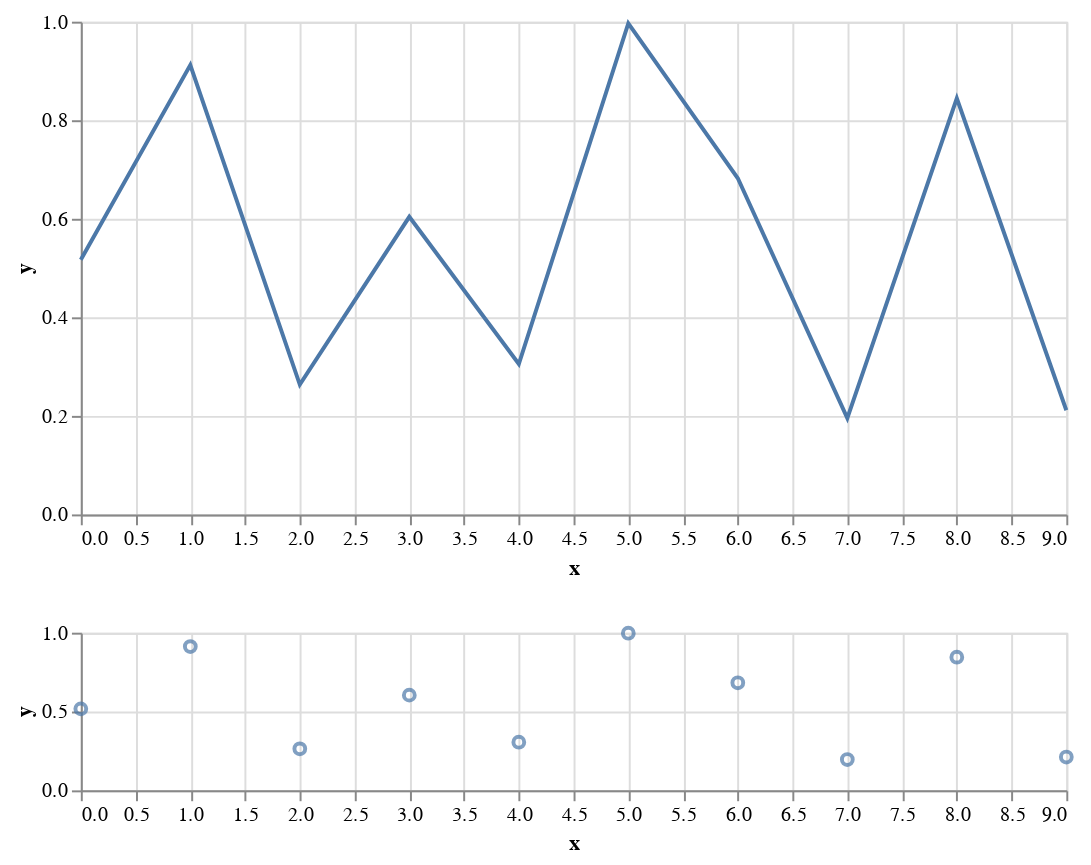

The notebook cell saved with this chart:
### Markdown cell above
### Vertikális összefűzés

### Code cell
upper = base.mark_line().properties(width=500, height=250)
lower = base.mark_point().properties(width=500, height=80)
upper & lower

### Figure 1 — Vega-Lite specification as saved in the notebook (floating-point values rounded to 4 significant figures)
{"config": {"view": {"continuousWidth": 400, "continuousHeight": 300}}, "vconcat": [{"mark": "line", "encoding": {"x": {"type": "quantitative", "field": "x"}, "y": {"type": "quantitative", "field": "y"}}, "height": 250, "width": 500}, {"mark": "point", "encoding": {"x": {"type": "quantitative", "field": "x"}, "y": {"type": "quantitative", "field": "y"}}, "height": 80, "width": 500}], "data": {"name": "data-e521e16deedf648444e5d7243138716b"}, "$schema": "https://vega.github.io/schema/vega-lite/v4.8.1.json", "datasets": {"data-e521e16deedf648444e5d7243138716b": [{"x": 0, "y": 0.5169}, {"x": 1, "y": 0.912}, {"x": 2, "y": 0.2636}, {"x": 3, "y": 0.604}, {"x": 4, "y": 0.3052}, {"x": 5, "y": 0.9965}, {"x": 6, "y": 0.6823}, {"x": 7, "y": 0.1955}, {"x": 8, "y": 0.8446}, {"x": 9, "y": 0.2115}]}}
